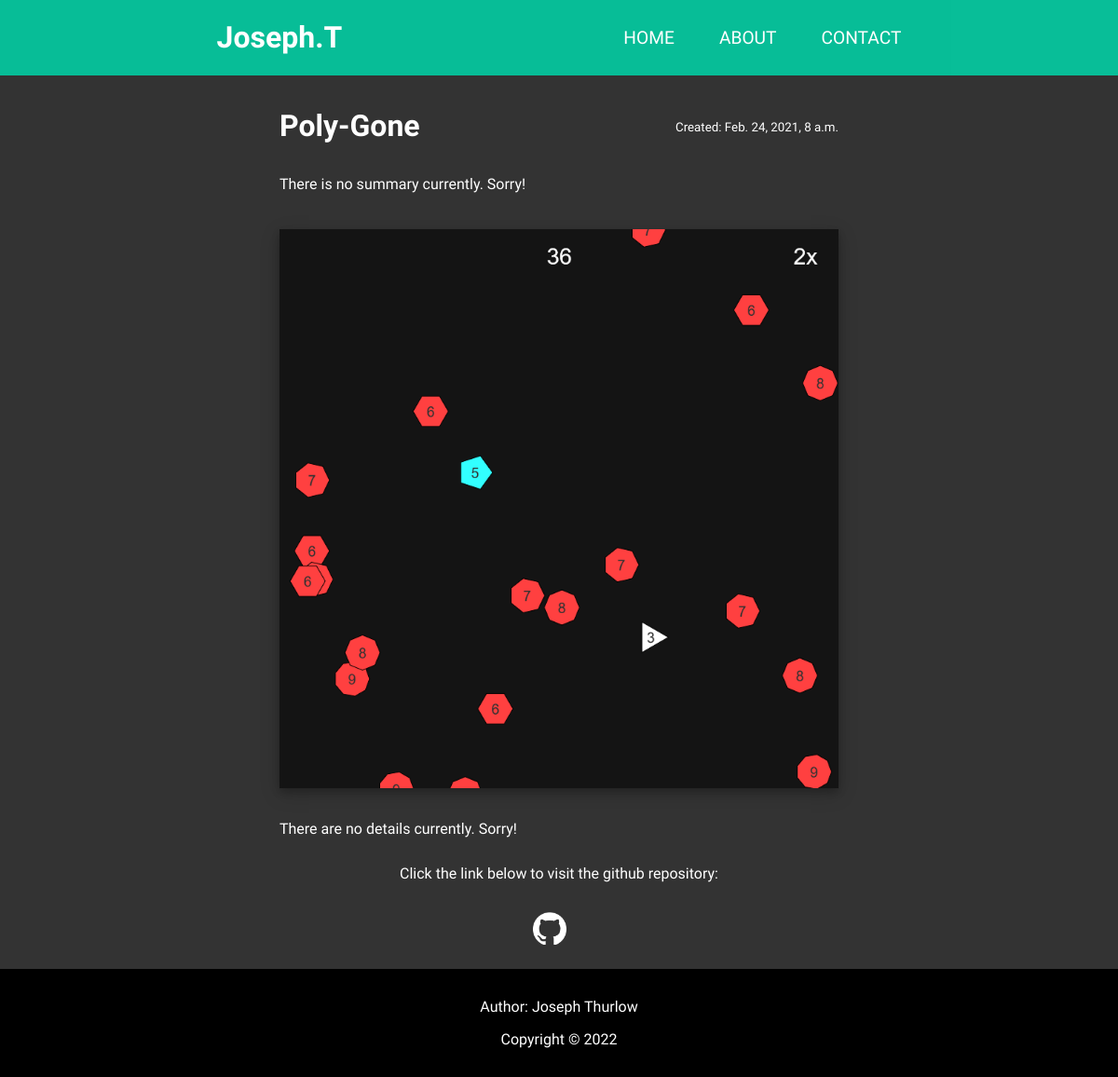
/portfolio/5/, run on an earlier commit of the app's database.
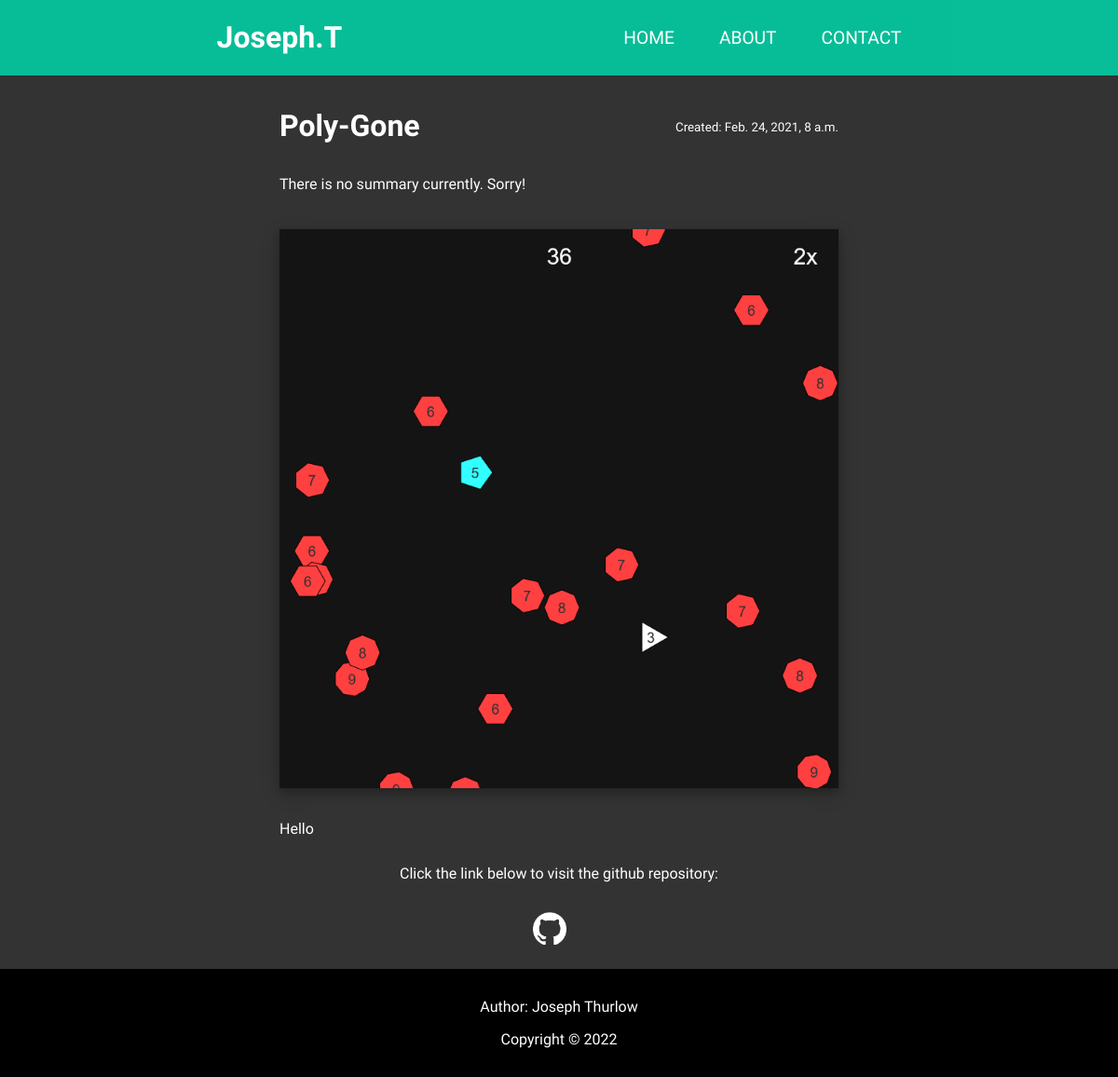
And on a later commit of the database.
### portfolio/models.py (models this page shows, shortened)
class PortfolioItem(models.Model):
    item_title = models.CharField(max_length=200)
    item_date = models.DateTimeField('date published')
    item_hits = models.IntegerField(default=0)
    item_summary = models.TextField('summary', default="There is no summary currently. Sorry!")
    item_img_id = models.CharField(max_length=150)
    item_git_link = models.CharField(max_length=100, null=True)
    item_details = models.TextField('details', default="There are no details currently. Sorry!")

### portfolio/views.py (the view)
# urls.py: path('<int:item_id>/', views.detail, name='detail'),
def detail(request, item_id):
    try:
        item = PortfolioItem.objects.get(pk=item_id)
        template = loader.get_template('portfolio/details.html')
        context = {
            'item': item,
        }
    except PortfolioItem.DoesNotExist:
        raise Http404("Item does not exist")
    return HttpResponse(template.render(context, request))

### portfolio/templates/portfolio/details.html (shortened to what this page needs)
<!DOCTYPE html>
<html lang="en">
    <head>
      {% load static %}
      <link rel="stylesheet" type="text/css" href="{% static 'styles/styles.css' %}" />
    </head>
  <body>
    <header>
      <h1 class="logo">Joseph.T</h1>
      <nav>
        <ul>
          <li><a href="/portfolio/#home">Home</a></li>
          <li><a href="/portfolio/#about">About</a></li>
          <li><a href="/portfolio/#contact">Contact</a></li>
        </ul>
      </nav>
    </header>
    <div class="main">
      <div class="detail-container">
        <div class="detail-display">
          <div class="detail-title">
            <p style="text-align: left; font-size: 2em; margin-top: 0.5em; margin-bottom: 0.5em;">
              <b>
              {{ item.item_title }}
              </b>
            </p>
            <div style="text-align: right;">
              <small>Created: {{ item.item_date }}</small>
            </div>
          </div>
          <div class="detail-text-block summary-text-block">
            <p>{{ item.item_summary }}</p>
          </div>
          <img class= "detail-image" src="{% static 'images/portfolioitems/'|add:item.item_img_id|add:'.png' %}"/>
          <div class="detail-text-block" style="padding-top: 2em;">{{ item.item_details |safe }}</div>
          <p>Click the link below to visit the github repository:</p>
          <div class="github-link-block">
            <img class="github-logo" src="{% static 'images/links/github-mark/github-mark-white.png' %}"/>
            <a href="{{ item.item_git_link }}">
              <span class="link-spanner"></span>
            </a>
          </div>
        </div>
      </div>
    </div>
    <div class="footer-container">
      <p class="footer">Author: Joseph Thurlow</p>
      <p class="footer">Copyright &copy 2022</p>
    </div>
  </body>
</html>

What changed in the data, as far as the page shows it:
changed PortfolioItem "Poly-Gone": item_details "There are no details currently. Sorry!" → "Hello"
